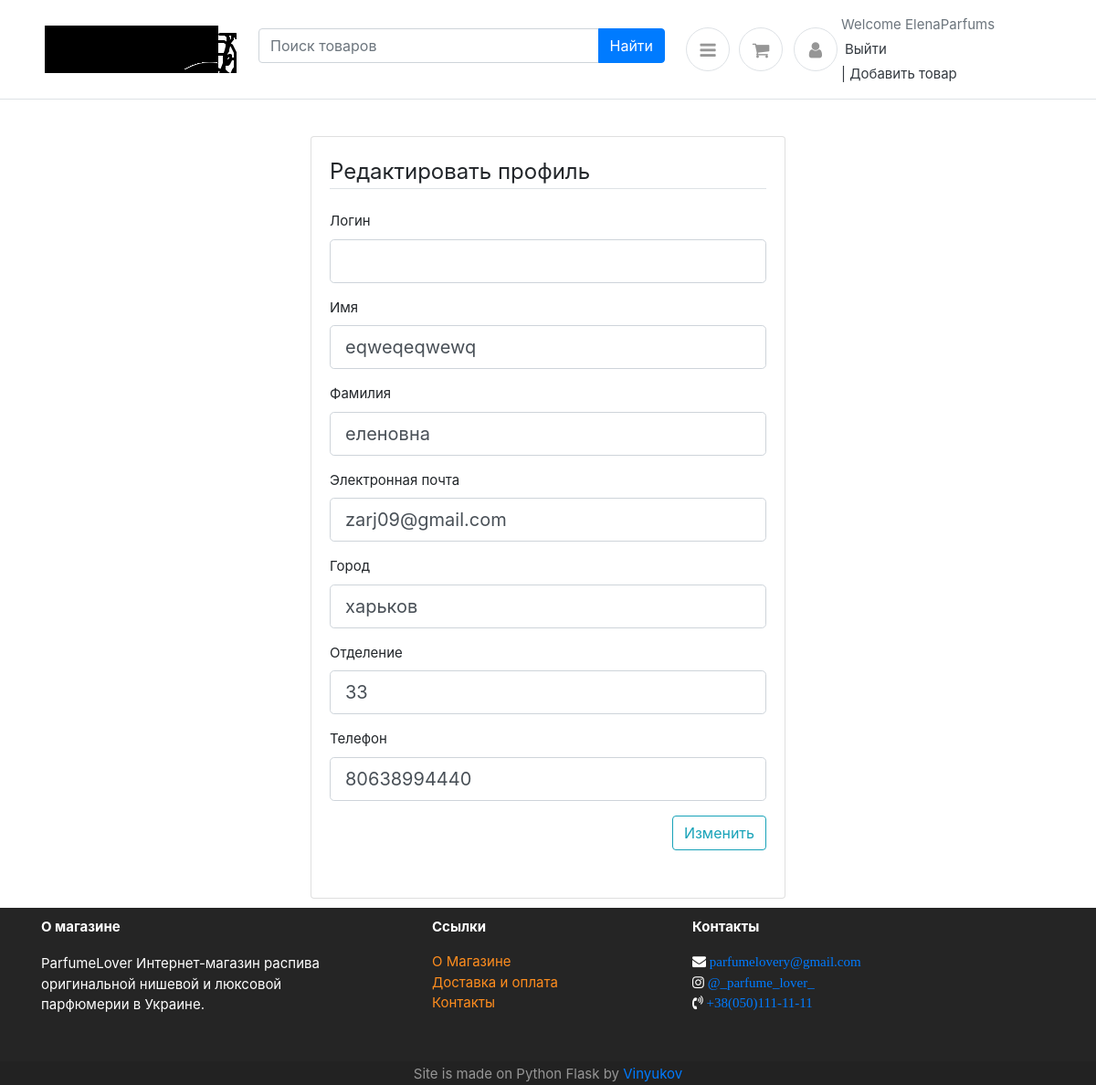
The page /edit-profile (signed in) on the database its author committed.
### app.py (models this page shows, shortened)
class User(db.Model, UserMixin):
    id = db.Column(db.Integer, primary_key=True)
    username = db.Column(db.String(40), unique=True, nullable=False)
    name = db.Column(db.String(40),  nullable=False)
    lastname = db.Column(db.String(40),  nullable=False)
    email = db.Column(db.String(150), unique=True, nullable=False)
    password = db.Column(db.String(60), nullable=False)
    user_img = db.Column(db.String(60), nullable=True)
    city = db.Column(db.String(60), nullable=False)
    otdel=db.Column(db.String(60), nullable=False)
    phone = db.Column(db.Integer, nullable=False)
    otzivy= db.relationship('Revs',backref='User',lazy='dynamic')

### app.py (the view, shortened to what this page needs)
@app.route('/edit-profile', methods=['GET', 'POST'])
@login_required
def edit_profile():
    search=SearchForm()
    name=Admin()
    form=EditProfileForm()
    iduser=current_user.get_id()
    profile=User.query.filter_by(id=iduser).first()
    if profile:
        form.name.data=profile.name
        form.lastname.data=profile.lastname
        form.email.data=profile.email
        form.city.data=profile.city
        form.otdel.data=profile.otdel
        form.phone.data=profile.phone
    return render_template('edit-profile.html', form=form,search=search,admin=name,title='Редактирвание профиля')

### app.py (shortened to what this page needs)
class SearchForm(FlaskForm):
    search=StringField(validators=[DataRequired()], render_kw={"placeholder": "Поиск товаров"})
    submit = SubmitField('Найти')

class EditProfileForm(FlaskForm):
    user = StringField('Логин', validators=[DataRequired(), Length(min=4)])
    name = StringField('Имя', validators=[DataRequired(), Length(min=4)])
    lastname = StringField('Фамилия', validators=[DataRequired(), Length(min=4)])
    email = StringField('Электронная почта', validators=[DataRequired(), Email()])
    city = StringField('Город', validators=[DataRequired()])
    otdel=StringField('Отделение', validators=[DataRequired()])
    phone = TelField('Телефон')
    submit = SubmitField('Изменить')

### app.py (called while the page is built)
@login_manager.user_loader
def load_user(user_id):
    return User.query.get(int(user_id))

### templates/edit-profile.html (shortened to what this page needs)
{% extends 'base.html' %}
{% block body %}
	<div class="card mx-auto " style="max-width:520px; margin-top:40px;margin-bottom: 10px;">
      <article class="card-body">
		<form method="POST" action="">
            <fieldset class="form-group">
                <legend class="border-bottom mb-4">Редактировать профиль</legend>
                <div class="form-group">
                    {{ form.user.label(class="form-control-label") }}
                    {% if form.user.errors %}
                        {{ form.user(class="form-control form-control-lg is-invalid") }}
                        <div class="invalid-feedback">
                            {% for error in form.user.errors %}
                                <span>{{ error }}</span>
                            {% endfor %}
                        </div>
                    {% else %}
                        {{ form.user(class="form-control form-control-lg") }}
                    {% endif %}
				</div>
				<div class="form-group">
					{{ form.name.label(class="form-control-label") }}
					{% if form.name.errors %}
						{{ form.name(class="form-control form-control-lg is-invalid") }}
						<div class="invalid-feedback">
							{% for error in form.name.errors %}
								<span>{{ error }}</span>
							{% endfor %}
						</div>
					{% else %}
						{{ form.name(class="form-control form-control-lg") }}
					{% endif %}
				</div>
				<div class="form-group">
					{{ form.lastname.label(class="form-control-label") }}
					{% if form.lastname.errors %}
						{{ form.lastname(class="form-control form-control-lg is-invalid") }}
						<div class="invalid-feedback">
							{% for error in form.lastname.errors %}
								<span>{{ error }}</span>
							{% endfor %}
						</div>
					{% else %}
						{{ form.lastname(class="form-control form-control-lg") }}
					{% endif %}
				</div>
                <div class="form-group">
                    {{ form.email.label(class="form-control-label") }}
                    {% if form.email.errors %}
                        {{ form.email(class="form-control form-control-lg is-invalid") }}
                        <div class="invalid-feedback">
                            {% for error in form.email.errors %}
                                <span>{{ error }}</span>
                            {% endfor %}
                        </div>
                    {% else %}
                        {{ form.email(class="form-control form-control-lg") }}
                    {% endif %}
                </div>
			<div class="form-group">
				{{ form.city.label(class="form-control-label") }}
				{% if form.city.errors %}
					{{ form.city(class="form-control form-control-lg is-invalid") }}
					<div class="invalid-feedback">
						{% for error in form.city.errors %}
							<span>{{ error }}</span>
						{% endfor %}
					</div>
				{% else %}
					{{ form.city(class="form-control form-control-lg") }}
				{% endif %}
				</div>
			<div class="form-group">
				{{ form.otdel.label(class="form-control-label") }}
				{% if form.otdel.errors %}
					{{ form.otdel(class="form-control form-control-lg is-invalid") }}
					<div class="invalid-feedback">
						{% for error in form.otdel.errors %}
							<span>{{ error }}</span>
						{% endfor %}
					</div>
				{% else %}
					{{ form.otdel(class="form-control form-control-lg") }}
				{% endif %}
			</div>
			<div class="form-group">
				{{ form.phone.label(class="form-control-label") }}
				{% if form.phone.errors %}
					{{ form.phone(class="form-control form-control-lg is-invalid") }}
					<div class="invalid-feedback">
						{% for error in form.otdel.errors %}
							<span>{{ error }}</span>
						{% endfor %}
					</div>
				{% else %}
					{{ form.phone(class="form-control form-control-lg") }}
				{% endif %}
			</div>
			<div class="form-group float-right">
                {{ form.submit(class="btn btn-outline-info") }}
			</div></div>
{% endblock %}

### templates/base.html (shortened to what this page needs)
<!DOCTYPE html>
<html lang="en"><head><meta http-equiv="Content-Type" content="text/html; charset=UTF-8">
<link href="{{ url_for('static', filename='css/bootsrapcss.css') }}" rel="stylesheet" type="text/css" as="style">
<link href="{{ url_for('static', filename='css/ui.css') }}"rel="stylesheet" type="text/css" as="style">
<link href="{{ url_for('static', filename='css/responsive.css') }}" rel="stylesheet" media="only screen and (max-width: 1200px)" as="style">
</head>
<header class="section-header">
<section class="header-main border-bottom">
	<div class="container">
<div class="row align-items-center">
	<div class="col-lg-2 col-5 mr-5">
		<a href="/" class="brand-wrap" alt="ParfumeLover Интернет-магазин распива оригинальной нишевой и люксовой
		парфюмерии в Украине">
			<img class="logo m-1" src="{{ url_for('static', filename='images/logo/logo.png') }}">
		</a>
	</div>
	<div class="col-lg-5 col-sm-12 mb-2 ">
		<form  action="" method="POST">
			<div class="input-group w-90 ">
				{{search.search( class="form-control ")}}
			    <div class="input-group-append">
					{{  search.submit(class="btn btn-primary") }}
			    </div>
		    </div>
		</form>
	</div>
			<div class="widget-header icontext ">
<div class="dropdown show">
	<a  class="icon icon-sm rounded-circle border ml-2"role="button" id="dropdownMenuLink" data-toggle="dropdown" aria-haspopup="true" aria-expanded="false"><i class="fa fa-bars" aria-hidden="true"></i>
	</a>
</div>
</div><div class="widget-header  mr-2">
	<a href="/cart" class="icon icon-sm rounded-circle border"><i class="fa fa-shopping-cart"></i></a>
</div>
				{% if current_user.is_authenticated %}
				<div class="widget-header icontext">
				<a href="{{ url_for('profile') }}" class="icon icon-sm rounded-circle border m-1"><i class="fa fa-user"></i></a></div>
				<div class="text">
					<span class="text-muted">Welcome {{current_user.username}}</span>
					<div>
						<div class="widget-header icontext m-1">
						<a href="{{ url_for('logout') }}"> Выйти</a>
						</div>
						{% else %}
						<div class="widget-header icontext m-1">
						<a href="{{ url_for('login') }}"  >Войти</a>
						</div>
						<div class="widget-header icontext m-1">
						<a href="{{ url_for('register') }}" > Зарегистрироваться</a>
						{% endif %}
						</div>
		{% if current_user.username==admin.name%}
							<div class="widget-header icontext">
						<a href="{{ url_for('add') }}"> | Добавить товар</a>
						{% endif %}
							</div>
					</div>
					</div>
				</div>
</section>
</header>
  {% block body %}{% endblock %}
<div class="navbar-fixed-bottom row-fluid">
<footer id="footer" class="footer-1 ">
	<div class="main-footer widgets-dark typo-light">
	<div class="container">
	<div class="row">
	<div class="col-xs-6 col-sm-6 col-md-4 mr-5">
	<div class="widget subscribe no-box">
	<p class="font-weight-bold">О магазине</p>
	<p>ParfumeLover Интернет-магазин распива оригинальной нишевой и люксовой <br> парфюмерии в Украине.</p>
	</div>
	</div>
	<div class="col-xs-6 col-sm-6 col-md-3 ">
	<div class="widget no-box">
	<p class="font-weight-bold">Ссылки</p>
	<ul class="thumbnail-widget">
	<li>
	<div class="thumb-content"><a href="{{ url_for('aboutus') }}">О Магазине</a></div>
	</li>
	<li>
	<div class="thumb-content"><a href="{{ url_for('delivery') }}">Доставка и оплата</a></div>
	</li>
	<li>
		<div class="thumb-content"><a href="{{ url_for('contacts') }}">Контакты</a></div>
		</li>
	</ul>
	</div>
	</div>
	<div class="col-xs-6 col-sm-6 col-md-4">
	<div class="widget no-box">
	<p class="font-weight-bold" >Контакты</p>
	<i class="fa fa-envelope" aria-hidden="true">
		<a href="mailto:parfumelovery@gmail.com" title="glorythemes">parfumelovery@gmail.com</a></i><br>
	<i class="fa fa-instagram " aria-hidden="true"> <a href="https://www.instagram.com/_parfume_lover_/?hl=ru">@_parfume_lover_</a></i><br>
	<i class="fa fa-volume-control-phone" aria-hidden="true"> <a href="viber://add?number=120345678910"> +38(050)111-11-11 </a></i>
	</div>
	</div>
	</div>
	</div>
	</div>
	<div class="footer-copyright">
	<div class="container">
	<div class="row">
	<div class="col-md-12 text-center">
	<p>Site is made on Python Flask by <a href="/resume">Vinyukov</a> </p>
	</div>
	</div>
	</div>
	</div>
	</footer>
	</html>
	<link rel="stylesheet" type="text/css" href="https://maxcdn.bootstrapcdn.com/font-awesome/4.6.1/css/font-awesome.min.css"  as="font">

### static/css/ui.css (style rules this page uses)
html { font-family: 'Inter', sans-serif; font-size: 16px; }
.icon-xs, .icon-sm, .icon-md, .icon-lg { display: inline-block; text-align: center; -ms-flex-negative: 0; flex-shrink: 0; -webkit-box-flex: 0; -ms-flex-positive: 0; flex-grow: 0; }
.icon-sm { width: 48px; height: 48px; line-height: 48px !important; font-size: 20px; }
article:after, .form-group:after { display: block; clear: both; content: ""; }
p:last-child { margin-bottom: 0; }
.header-main { position: relative; padding-top: 1rem; padding-bottom: 1rem; }
.brand-wrap .logo, .navbar-brand .logo { max-height: 52px; max-width: 210; display: inline-block; }
.widget-header { display: inline-block; vertical-align: middle; position: relative; }
.widget-header a { color: #343a40; }
.widget-header i { color: #969696; }
.footer-copyright { padding-top: 20px; padding-bottom: 20px; }
.icontext { display: -webkit-inline-box; display: -ms-inline-flexbox; display: inline-flex; -webkit-box-align: center; -ms-flex-align: center; align-items: center; vertical-align: middle; }
.icontext .icon { position: relative; margin-right: 10px; -ms-flex-negative: 0; flex-shrink: 0; -webkit-box-flex: 0; -ms-flex-positive: 0; flex-grow: 0; }
footer .main-footer { padding: 10px 0; background: #252525; }
footer ul { padding-left: 0; list-style: none; }
.footer-copyright { background: #222; padding: 1px 0; }
.footer-copyright p { color: #969696; margin: 2px 0 0; }
.widget { padding: 20px; margin-bottom: 40px; }
.widget.no-box { padding: 0; background-color: transparent; margin-bottom: 40px; box-shadow: none; -webkit-box-shadow: none; -moz-box-shadow: none; -ms-box-shadow: none; -o-box-shadow: none; }
.widget.subscribe p { margin-bottom: 18px; }
.widget li a { color: #ff8d1e; }
.typo-light h1, .typo-light h2, .typo-light h3, .typo-light h4, .typo-light h5, .typo-light h6, .typo-light p, .typo-light div, .typo-light span, .typo-light small { color: #fff; }

### rows shown on the page
User: username "ElenaParfums", name "eqweqeqwewq", lastname "еленовна", email "zarj09@gmail.com", city "харьков", otdel "33", phone "80638994440"
